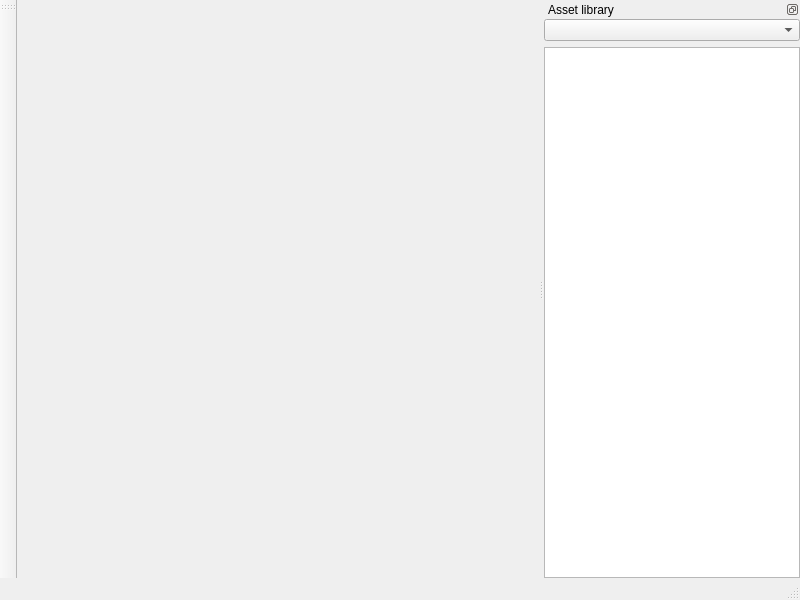
<?xml version="1.0" encoding="UTF-8"?>
<ui version="4.0">
 <class>MainWindowClass</class>
 <widget class="QMainWindow" name="MainWindowClass">
  <property name="geometry">
   <rect>
    <x>0</x>
    <y>0</y>
    <width>800</width>
    <height>600</height>
   </rect>
  </property>
  <property name="minimumSize">
   <size>
    <width>600</width>
    <height>400</height>
   </size>
  </property>
  <property name="windowTitle">
   <string>MainWindow</string>
  </property>
  <widget class="QWidget" name="centralWidget">
   <layout class="QHBoxLayout" name="horizontalLayout"/>
  </widget>
  <widget class="QToolBar" name="mainToolBar">
   <property name="allowedAreas">
    <set>Qt::LeftToolBarArea|Qt::RightToolBarArea|Qt::TopToolBarArea</set>
   </property>
   <attribute name="toolBarArea">
    <enum>LeftToolBarArea</enum>
   </attribute>
   <attribute name="toolBarBreak">
    <bool>false</bool>
   </attribute>
  </widget>
  <widget class="QStatusBar" name="statusBar"/>
  <widget class="QDockWidget" name="dockWidget">
   <property name="autoFillBackground">
    <bool>false</bool>
   </property>
   <property name="floating">
    <bool>false</bool>
   </property>
   <property name="features">
    <set>QDockWidget::DockWidgetFloatable</set>
   </property>
   <property name="allowedAreas">
    <set>Qt::RightDockWidgetArea</set>
   </property>
   <property name="windowTitle">
    <string>Asset library</string>
   </property>
   <attribute name="dockWidgetArea">
    <number>2</number>
   </attribute>
   <widget class="QWidget" name="dockWidgetContents">
    <layout class="QVBoxLayout" name="verticalLayout">
     <property name="spacing">
      <number>0</number>
     </property>
     <property name="leftMargin">
      <number>0</number>
     </property>
     <property name="topMargin">
      <number>0</number>
     </property>
     <property name="rightMargin">
      <number>0</number>
     </property>
     <property name="bottomMargin">
      <number>0</number>
     </property>
     <item>
      <layout class="QVBoxLayout" name="verticalLayout_2">
       <item>
        <widget class="QComboBox" name="dirDropDownList">
         <property name="focusPolicy">
          <enum>Qt::ClickFocus</enum>
         </property>
        </widget>
       </item>
       <item>
        <widget class="QTreeWidget" name="fileTreeWidget">
         <property name="autoExpandDelay">
          <number>0</number>
         </property>
         <property name="headerHidden">
          <bool>true</bool>
         </property>
        </widget>
       </item>
      </layout>
     </item>
    </layout>
   </widget>
  </widget>
 </widget>
 <layoutdefault spacing="6" margin="11"/>
 <resources/>
 <connections/>
</ui>
